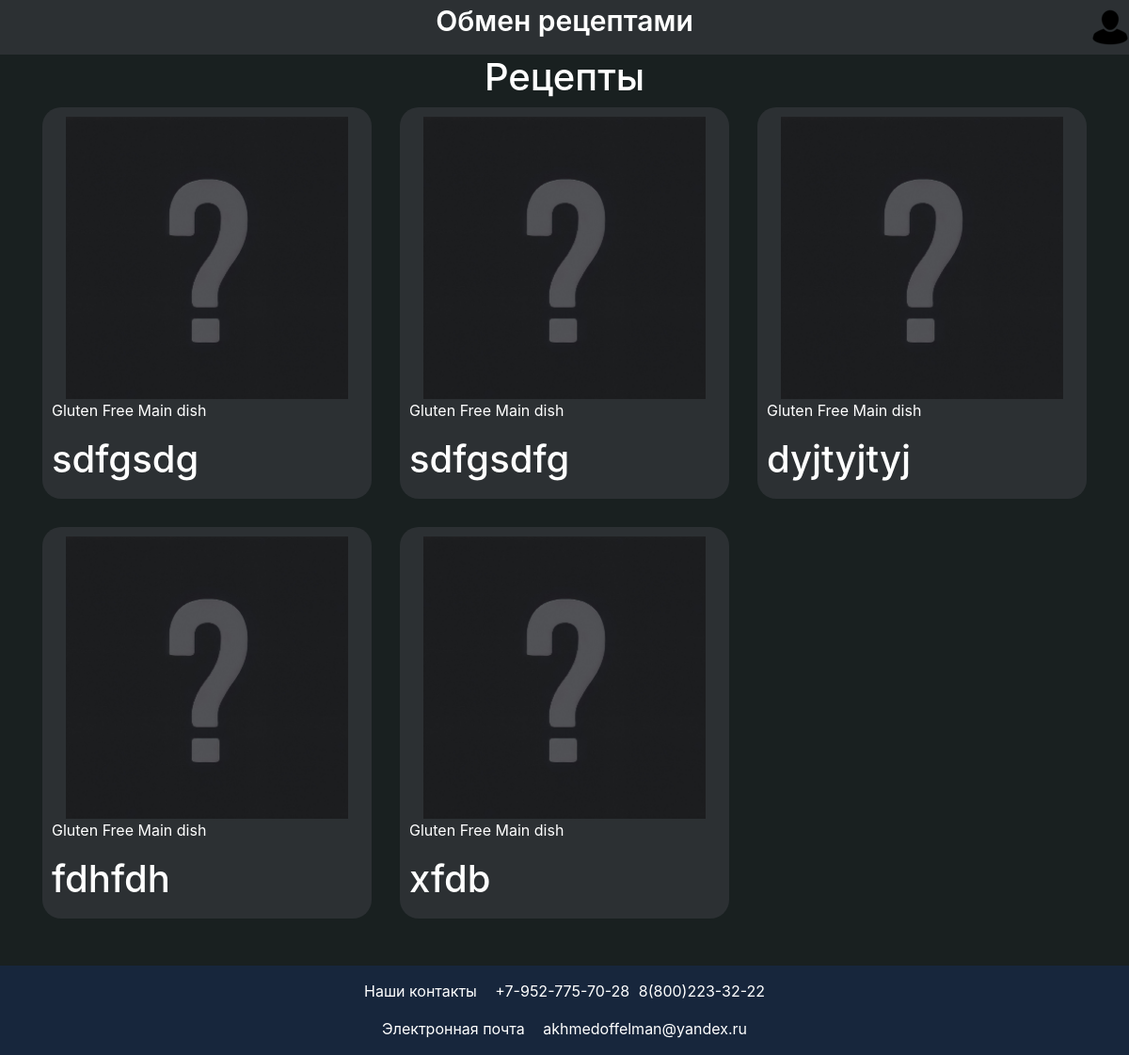
Page / (signed in) on the earlier database version.
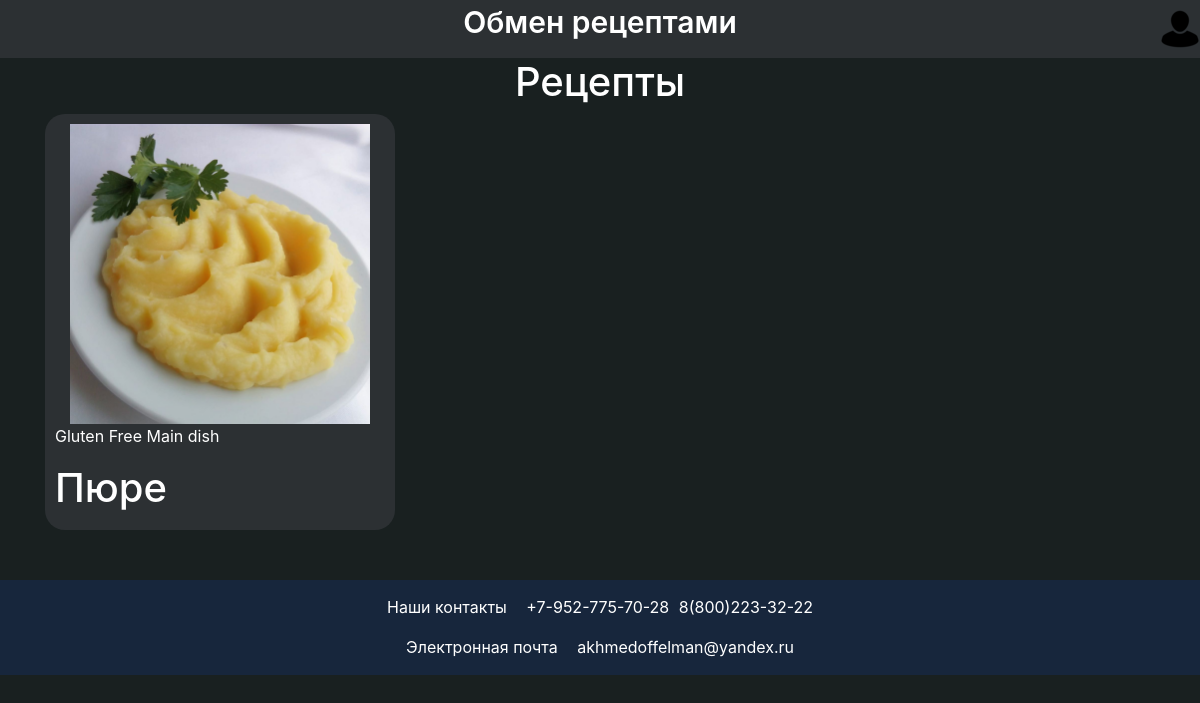
Same page on the later database version.
### data/recipe_model.py (models this page shows)
class Recipe(SqlAlchemyBase):
    __tablename__ = 'articles'
    id = sqlalchemy.Column(sqlalchemy.Integer,
                           primary_key=True, autoincrement=True)
    title = sqlalchemy.Column(sqlalchemy.String, nullable=True)
    dish_image = sqlalchemy.Column(sqlalchemy.String,
                                   nullable=True)
    content = sqlalchemy.Column(sqlalchemy.String, nullable=True)
    created_date = sqlalchemy.Column(sqlalchemy.DateTime,
                                     default=datetime.datetime.now)
    is_private = sqlalchemy.Column(sqlalchemy.Boolean, default=True)
    user_id = sqlalchemy.Column(sqlalchemy.Integer,
                                sqlalchemy.ForeignKey("users.id"))
    user = orm.relationship('User')

### main.py (the view)
@app.route("/")
def index():
    db_sess = create_session()
    recipes = db_sess.query(Recipe).filter(Recipe.is_private == 0)
    return render_template("index.html", title="Главная", recipes=recipes)

### data/db_session.py (called while the page is built)
def create_session() -> Session:
    global __factory
    return __factory()

### main.py (called while the page is built)
@login_manager.user_loader
def load_user(user_id):
    db_sess = create_session()
    return db_sess.query(User).get(user_id)

### templates/index.html (shortened to what this page needs)
{% extends "base.html" %}
{% block styles %}
<link rel="stylesheet" type="text/css" href="{{ url_for('static', filename='css/index.css') }}">
{% endblock %}
{% block content %}
<div class="index_header">
    <h1>Рецепты</h1>
</div>
<div class="all_recipes">
{% for recipe in recipes %}
<div class="recipe">
    <div class="recipe_img">
      <img src="static/users_img/{{ recipe.dish_image }}" width="300" height="300" onerror="this.src='static/img/default_image.jpg';">
    </div>
    <div class="recipe-content">
      <p class="recipe-tags">
        <span class="recipe-tag">Gluten Free</span>
        <span class="recipe-tag">Main dish</span>
      </p>
      <div class="recipe-title"><h1 class="recipe-title"><a href="/recipe/{{ recipe.id }}">{{ recipe.title }}</a></h1></div>
    </div>
</div>
{% endfor %}
</div>
{% endblock %}

Differences in the rows shown:
removed Recipe: title "sdfgsdg"
removed Recipe: title "sdfgsdfg"
removed Recipe: title "dyjtyjtyj"
removed Recipe: title "fdhfdh"
removed Recipe: title "xfdb"
added Recipe: dish_image (picture), title "Пюре"
